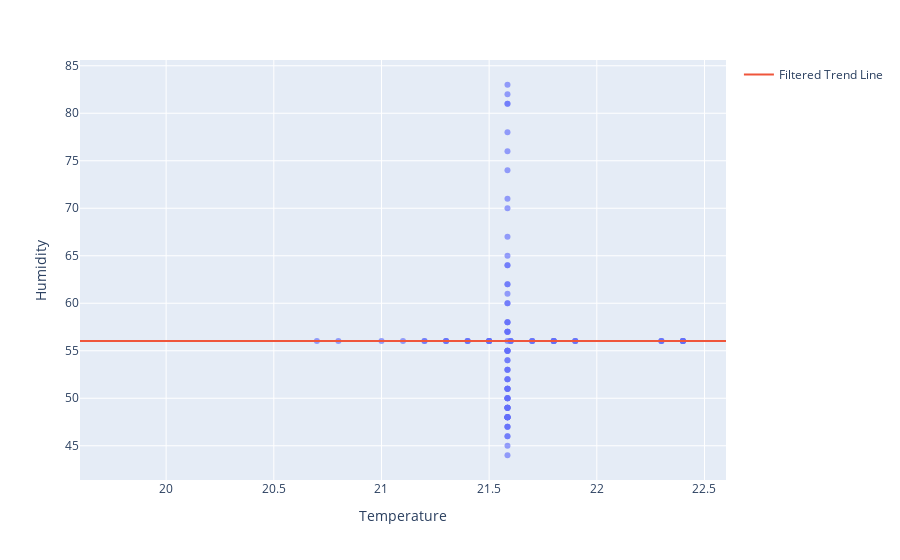

Here is the notebook cell this chart was saved with:
### Code cell
# Define thresholds
min_temp_threshold = 20 
max_temp_threshold = 21 

# Filter data based on the thresholds
filtered_data = data[(data['Temperature'] > min_temp_threshold) & (data['Temperature'] < max_temp_threshold)]

# Calculate the 5th and 95th percentiles for Temperature
min_temp_threshold = data['Temperature'].quantile(0.05)
max_temp_threshold = data['Temperature'].quantile(0.95)

# Filter the data based on these percentiles
filtered_data = data[(data['Temperature'] > min_temp_threshold) & (data['Temperature'] < max_temp_threshold)]

X_filtered = filtered_data['Temperature'].values.reshape(-1, 1)
y_filtered = filtered_data['Humidity'].values

model_filtered = LinearRegression()
model_filtered.fit(X_filtered, y_filtered)

predicted_humidity_filtered = model_filtered.predict(test_temps)

# Plot with the filtered data
fig_filtered = px.scatter(filtered_data, x='Temperature', y='Humidity', opacity=0.65)
fig_filtered.add_traces(go.Scatter(x=test_temps.flatten(), y=predicted_humidity_filtered, name='Filtered Trend Line', mode='lines'))
fig_filtered.show()
